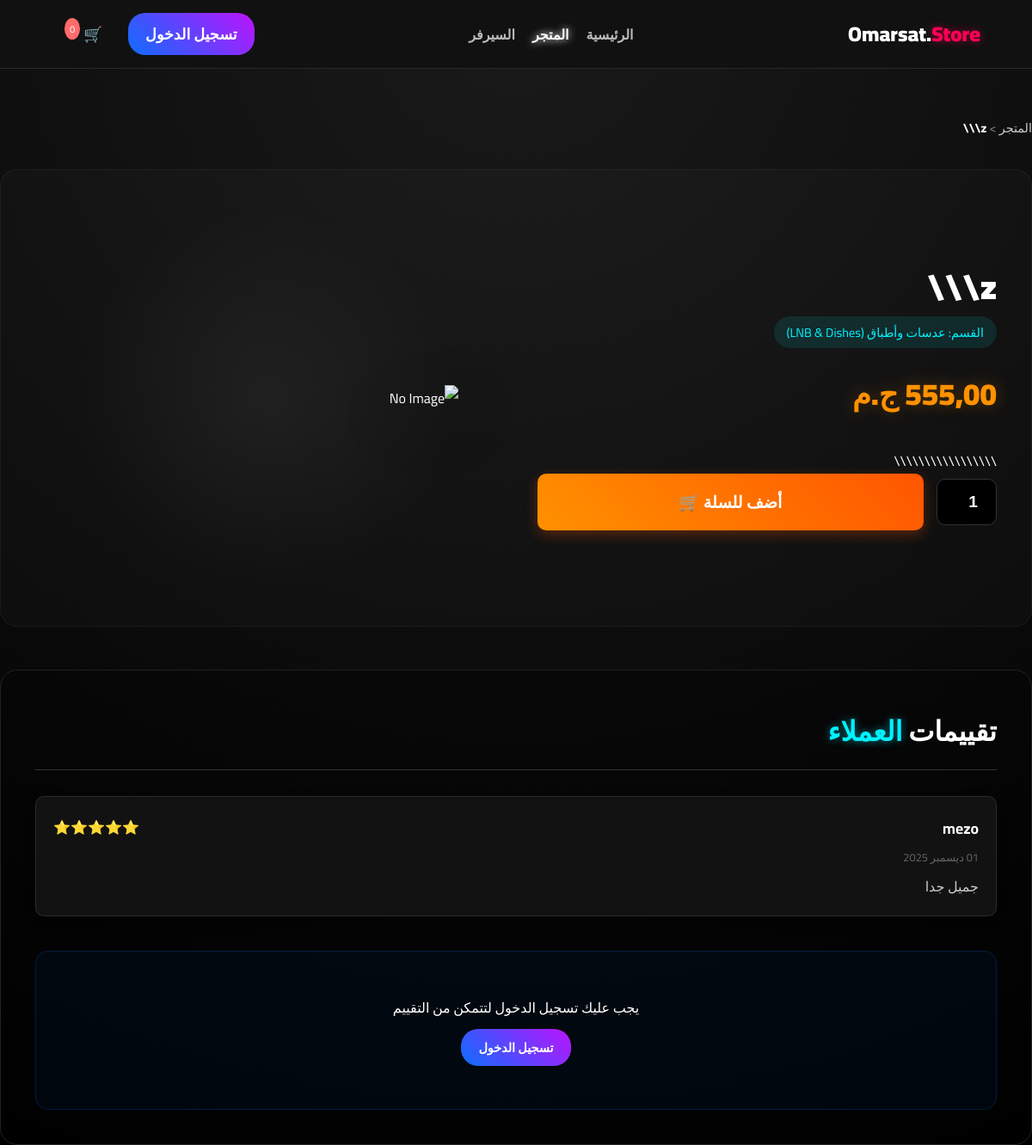
/product/1/, run on an earlier commit of the app's database.
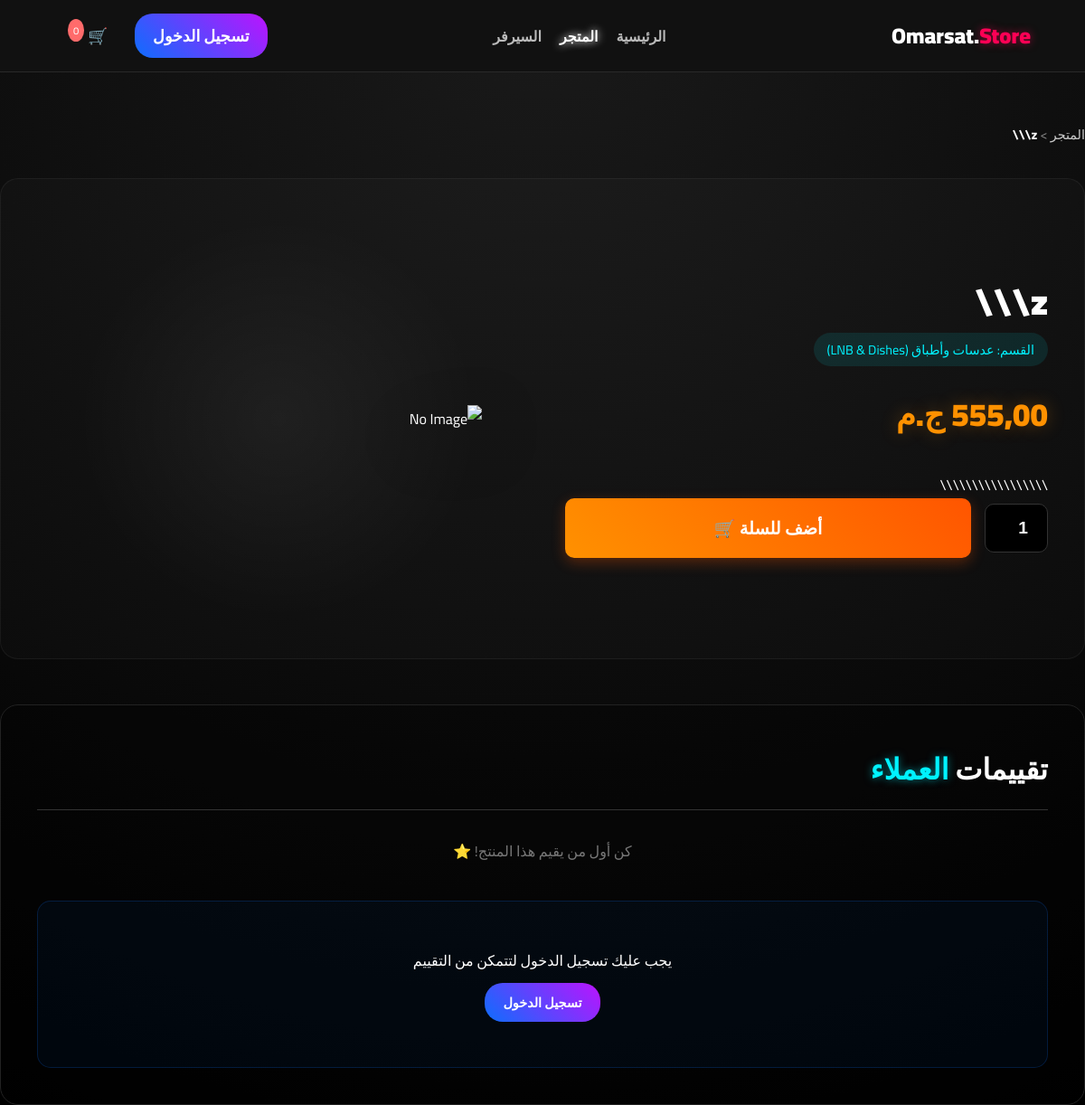
And on a later commit of the database.
### store/models.py (models this page shows, shortened)
class Review(models.Model):
    product = models.ForeignKey(Product, on_delete=models.CASCADE, related_name='reviews', verbose_name="المنتج")
    user = models.ForeignKey(User, on_delete=models.CASCADE, verbose_name="العميل")
    rating = models.IntegerField(
        validators=[MinValueValidator(1), MaxValueValidator(5)],
        verbose_name="التقييم (من 5)"
    )
    comment = models.TextField(blank=True, null=True, verbose_name="التعليق")
    created_at = models.DateTimeField(auto_now_add=True, verbose_name="تاريخ التقييم")
    class Meta:
        ordering = ['-created_at']
        verbose_name = "تقييم"
        verbose_name_plural = "التقييمات"

### store/views.py (the view)
# urls.py: path('product/<int:id>/', store.views.product_details, name='product_details'),
def product_details(request, id):
    product = get_object_or_404(Product, id=id)
    return render(request, 'product_details.html', {'product': product})

### store/templates/product_details.html (shortened to what the changed rows need)
{% load static %}
<!DOCTYPE html>
<html lang="ar" dir="rtl">
<head>
    <link rel="stylesheet" href="{% static 'css/style.css' %}">
    <link rel="stylesheet" href="https://cdnjs.cloudflare.com/ajax/libs/font-awesome/6.4.0/css/all.min.css">
</head>
<body class="details-body">
        <div class="product-wrapper">
            <div class="product-text">
                <h1 class="p-title">{{ product.name }}</h1>
            </div>
        </div>
        <div class="reviews-container">
            <h2 class="section-title">تقييمات <span class="neon-text">العملاء</span></h2>
            <div class="reviews-list">
                {% if product.reviews.all %}
                    {% for review in product.reviews.all %}
                    <div class="review-card">
                        <div class="review-header">
                            <strong>{{ review.user.username }}</strong>
                            <div class="stars" style="color: gold;">
                                {% if review.rating == 5 %}⭐⭐⭐⭐⭐
                                {% elif review.rating == 4 %}⭐⭐⭐⭐
                                {% elif review.rating == 3 %}⭐⭐⭐
                                {% elif review.rating == 2 %}⭐⭐
                                {% else %}⭐{% endif %}
                            </div>
                        </div>
                        <p class="review-date">{{ review.created_at|date:"d M Y" }}</p>
                        <p class="review-text">{{ review.comment }}</p>
                    </div>
                    {% endfor %}
                {% else %}
                    <p style="color: #777; text-align: center;">كن أول من يقيم هذا المنتج! ⭐</p>
                {% endif %}
            </div>
    </body>
</html>

What changed in the data, as far as the page shows it:
removed Review: user.username "mezo", created_at "01 ديسمبر 2025", comment "جميل جدا"
Also different on the page:
text now shown: "كن أول من يقيم هذا المنتج! ⭐"
